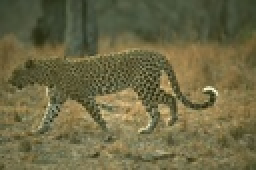
%> input picture data/134052.jpg, 128 x 85 px, shrunk from 481 x 321 before the run (shown 2 times larger)
$ octave --eval "result = get_PCA_features(imread('../../data/134052.jpg'));"   (GNU Octave 9; MATLAB toolbox functions it lacks are replaced by stand-ins)
%> lines starting %> are read from the running program, lines starting %| are printed output that depends on the picture
### mcode/functions_pca_features/getPCA_feat.m
function [fIm, vec, mP] = getPCA_feat(im,M,nPatch,nKeep)

[r,c,l] = size(im);

Mh = floor(M/2);
nTot = (r-M+1)*(c-M+1);

nPatch = min(nTot, nPatch);
id = randperm(nTot,nPatch);

s_cid = ceil(id/(r-M+1));
s_rid = id - (s_cid-1)*(r-M+1);

s_cid = s_cid + Mh;
s_rid = s_rid + Mh;

P = zeros(nPatch,l*M^2);

for i = 1:nPatch
    tmp = im((s_rid(i)-Mh):(s_rid(i)+Mh),(s_cid(i)-Mh):(s_cid(i)+Mh),:);
    P(i,:) = tmp(:);
end

mP = mean(P);
P_n = P - ones(nPatch,1)*mP;
cv = cov(P_n);

[vec,val] = eig(cv);

if ( nKeep >= 1 )
    nKeep = min(nKeep, M^2);
else
    v = sqrt(diag(val));
    vp = v/sum(v);
    i = length(v);
    vs = 0;
    while ( i > 0 && vs < nKeep )
        vs = vs + vp(i);
        i = i - 1;
    end
    nKeep = length(v)-i;
end

vec = vec(:,end-nKeep+1:end);

colIm = zeros((r-M+1)*(c-M+1),M*M*l);
for i = 1:l % for color images
    f = (i-1)*M*M+1;
    t = i*M*M;
    colIm(:,f:t) = im2col(im(:,:,i),[M,M])';
end
% Normalize column image
colIm = (colIm - ones((r-M+1)*(c-M+1),1)*mP);
% lColIm = sqrt(sum(colIm.^2));
% id = find(lColIm > 0);
% colIm(:,id) = colIm(:,id)./(ones(size(id,1),1)*lColIm(id));

% Compute feature vector
feat_vec = vec(:,end-nKeep+1:end);
feat = colIm*feat_vec;
fIm_no_border = reshape(feat,[r-M+1,c-M+1,nKeep]);
fIm = zeros(r,c,nKeep);
fIm(Mh+1:end-Mh,Mh+1:end-Mh,:) = fIm_no_border;

### mcode/functions_pca_features/get_PCA_features.m
function [feat_im, feat_model] = get_PCA_features(im, feat_param)
% Comptes a PCA-based feature from an image
% function feat_im = get_PCA_features(im, feat_param)
% Input:
%   im - image
%   feat_param - struct containing parameters for computing PCA-based
%     features containing:
%     feat_param.patch_size - size of image patches on which PCA should be
%       performed. Default: 15
%     feat_param.n_patch - number of patches for building the PCA
%       covariance matrix. Default: 50000
%     feat_param.n_keep - number of PCA features to keep. If n_keep < 1 (and n_keep > 0) it will return
%       the featuers explaining the n_keep variance. Otherwise it will return
%       n_keep features (n_keep <= patch_size^2). Default: 10
%     feat_param.feat_type - optional three vector determining which derivatives are
%       used for computing the PCA feature image. At least one must be 1.
%       Default: [1, 1, 1]
%       if feat_param.feat_type(1) == 1 then the raw image is used
%       if feat_param.feat_type(2) == 1 then the first order derivative images are used
%       if feat_param.feat_type(3) == 1 then the second order derivative images are used
%     feat_param.scale_factor - downscales the input image to increase
%       speed. Default: 0.5
%
% Output:
%   feat_im - volumetric image with PCA features in the third dimension
%   feat_model - struct containing mean vector and PCA projection matrix.
%       It must be used for computing PCA features from a new image using
%       the same model when doing batch processing.
%
% Author: Anders Bjorholm Dahl, November 21, 2017
%

if ( nargin == 1 )
    feat_param = struct('patch_size', 15, 'n_patch', 50000, 'n_keep', 20, ...
    'feat_type', ones(1,3), 'scale_factor', 0.5);
end

if isfield(feat_param, 'patch_size')
    patch_size = feat_param.patch_size;
end

if isfield(feat_param, 'n_patch')
    n_patch = feat_param.n_patch;
end

if isfield(feat_param, 'n_keep')
    n_keep = feat_param.n_keep;
end

if isfield(feat_param, 'feat_type')
    feat_type = feat_param.feat_type;
end

if isfield(feat_param, 'scale_factor')
    scale_factor = feat_param.scale_factor;
end


[r,c] = size(im);
im = imresize(im,scale_factor);

dim_feat = 0;
feat_id = 0;

mean_patch = {};
feat_im_cell = {};
feat_vec = {};
if ( feat_type(1) == 1 )
    feat_id = feat_id + 1;
    [feat_im_gray, vec, mean_patch{feat_id}] = getPCA_feat(im,patch_size,n_patch,n_keep);
    feat_im_cell{feat_id} = feat_im_gray;
    keep_gray = size(feat_im_gray,3);
    feat_vec{feat_id} = vec(:,end-keep_gray+1:end);
    dim_feat = dim_feat + keep_gray;
end


if ( feat_type(2) == 1 )
    dg = [1,0,-1];

    imX = imfilter(im,dg,'replicate');
    feat_id = feat_id + 1;
    [feat_im_x, vec, mean_patch{feat_id}] = getPCA_feat(imX,patch_size,n_patch,n_keep);
    keep_x = size(feat_im_x,3);
    feat_im_cell{feat_id} = feat_im_x;
    feat_vec{feat_id} = vec(:,end-keep_x+1:end);
    dim_feat = dim_feat + keep_x;

    imY = imfilter(im,dg','replicate');
    feat_id = feat_id + 1;
    [feat_im_y, vec, mean_patch{feat_id}] = getPCA_feat(imY,patch_size,n_patch,n_keep);
    keep_y = size(feat_im_y,3);
    feat_im_cell{feat_id} = feat_im_y;
    feat_vec{feat_id} = vec(:,end-keep_y+1:end);
    dim_feat = dim_feat + keep_y;
end

if ( feat_type(3) == 1 )
    dg = [1,0,-1];
    ddg = [1,-2,1];

    imXX = imfilter(im,ddg,'replicate');
    feat_id = feat_id + 1;
    [feat_im_xx, vec, mean_patch{feat_id}] = getPCA_feat(imXX,patch_size,n_patch,n_keep);
    keep_xx = size(feat_im_xx,3);
    feat_im_cell{feat_id} = feat_im_xx;
    feat_vec{feat_id} = vec(:,end-keep_xx+1:end);
    dim_feat = dim_feat + keep_xx;

    imYY = imfilter(im,ddg','replicate');
    feat_id = feat_id + 1;
    [feat_im_yy, vec, mean_patch{feat_id}] = getPCA_feat(imYY,patch_size,n_patch,n_keep);
    keep_yy = size(feat_im_yy,3);
    feat_im_cell{feat_id} = feat_im_yy;
    feat_vec{feat_id} = vec(:,end-keep_yy+1:end);
    dim_feat = dim_feat + keep_yy;

    imXY = imfilter(imfilter(im,dg,'replicate'),dg','replicate');
    feat_id = feat_id + 1;
    [feat_im_xy, vec, mean_patch{feat_id}] = getPCA_feat(imXY,patch_size,n_patch,n_keep);
    keep_xy = size(feat_im_xy,3);
    feat_im_cell{feat_id} = feat_im_xy;
    feat_vec{feat_id} = vec(:,end-keep_xy+1:end);
    dim_feat = dim_feat + keep_xy;
end

feat_im = ones(size(im,1), size(im,2), dim_feat);
t = 0;
for i = 1:size(feat_im_cell,2)
    f = t + 1;
    t = t + size(feat_im_cell{i},3);
    feat_im(:,:,f:t) = feat_im_cell{i};
end


feat_im = imresize(feat_im,[r,c]);

feat_model.feat_vec = feat_vec;
feat_model.mean_patch = mean_patch;
%> after the loop in getPCA_feat, `for i = 1:nPatch`:
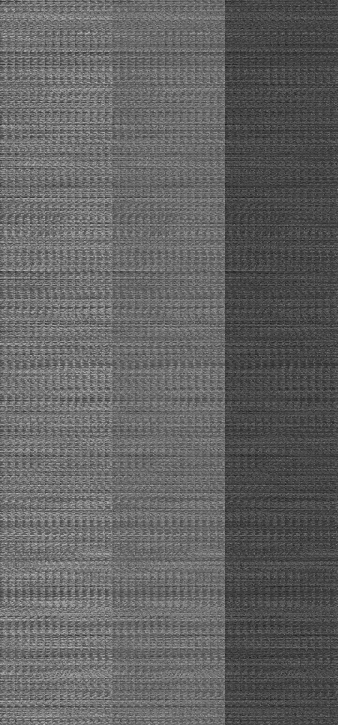
%> P: size 1450x675 double (shown at 1/2 size); min 16, max 206, mean 98.1
%> in getPCA_feat, `mP = mean(P);`: mP = 675 values, max 123.8 at index 178, min 64.46 at index 451, mean 98.13
%> in getPCA_feat, `P_n = P - ones(nPatch,1)*mP;`:
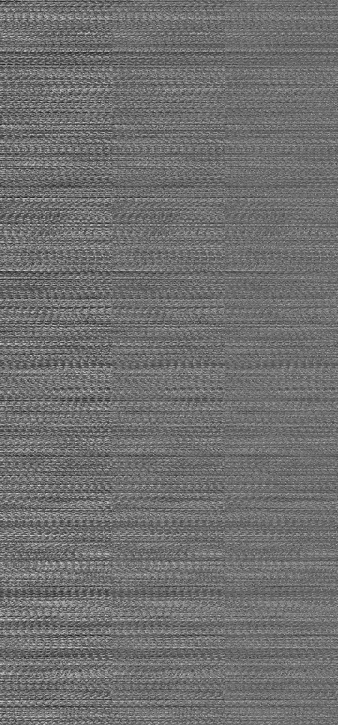
%> P_n: size 1450x675 double (shown at 1/2 size); min -82.03, max 105.2, mean 0; drawn with min black and max white
%> after the loop in getPCA_feat, `for i = 1:l`:
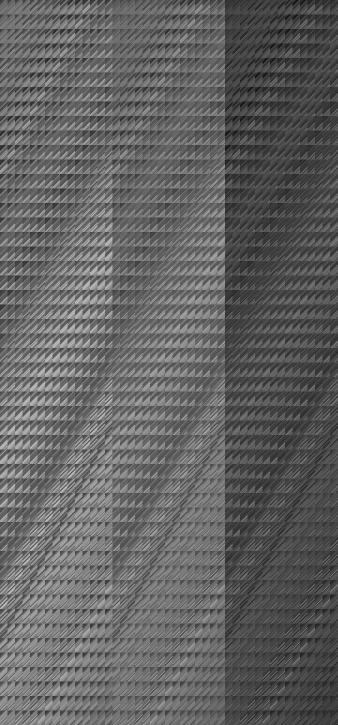
%> colIm: size 1450x675 double (shown at 1/2 size); min 16, max 206, mean 98.1; mean of the top-left, top-right, bottom-left and bottom-right quarters 107.6, 82.3, 117.9, 84.8
%> call 2 of getPCA_feat, with M = 15, nPatch = 50000, nKeep = 20
%> after the loop in getPCA_feat (call 2), `for i = 1:nPatch`:
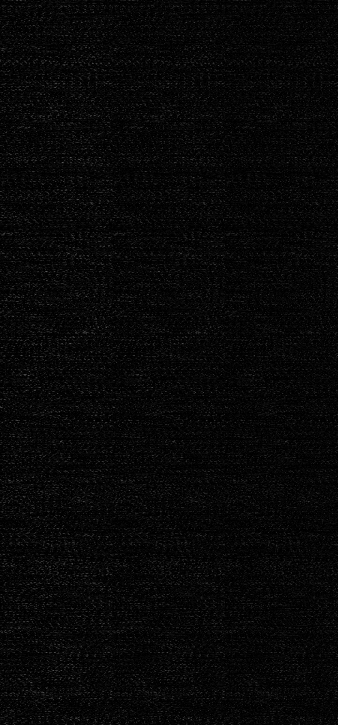
%> P: size 1450x675 double (shown at 1/2 size); min 0, max 113, mean 7.2
%> in getPCA_feat (call 2), `mP = mean(P);`: mP = 675 values, max 9.02 at index 193, min 5.16 at index 451, mean 7.24
%> call 4 of getPCA_feat, with M = 15, nPatch = 50000, nKeep = 20
%> in getPCA_feat (call 4), `mP = mean(P);`: mP = 675 values, max 8.3 at index 75, min 5.35 at index 451, mean 7.05
%> after the loop in getPCA_feat (call 4), `for i = 1:l`:
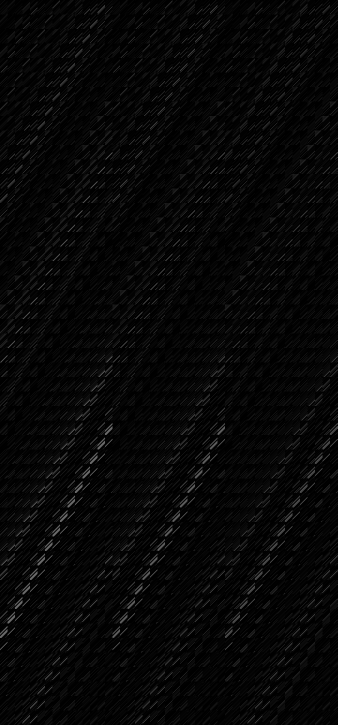
%> colIm: size 1450x675 double (shown at 1/2 size); min 0, max 119, mean 7; mean of the top-left, top-right, bottom-left and bottom-right quarters 6.7, 6.2, 8.1, 7.2
%> in get_PCA_features, `imXY = imfilter(imfilter(im,dg,'replicate'),dg','replicate');`:
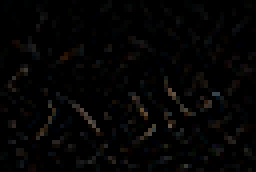
%> imXY: size 43x64x3 uint8 (shown 4 times larger); mean R, G, B 4.3, 3.9, 3.7
%> call 6 of getPCA_feat, with M = 15, nPatch = 50000, nKeep = 20
%> in getPCA_feat (call 6), `mP = mean(P);`: mP = 675 values, max 5.91 at index 164, min 3.09 at index 451, mean 4.66
%> in getPCA_feat (call 6), `colIm = (colIm - ones((r-M+1)*(c-M+1),1)*mP);`:
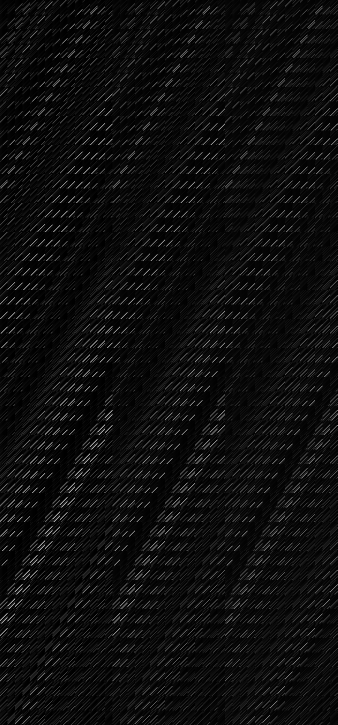
%> colIm: size 1450x675 double (shown at 1/2 size); min -5.91, max 97.23, mean 0; mean of the top-left, top-right, bottom-left and bottom-right quarters -0.5, -0.4, 0.5, 0.4; drawn with min black and max white
%> the loop in get_PCA_features, `for i = 1:size(feat_im_cell,2)` made 6 passes
%> (f, t) on passes 1 to 6: (1, 20), (21, 40), (41, 60), (61, 80), (81, 100), (101, 120)
%> in get_PCA_features, `feat_model.feat_vec = feat_vec;`: feat_model.feat_vec = 6 items
